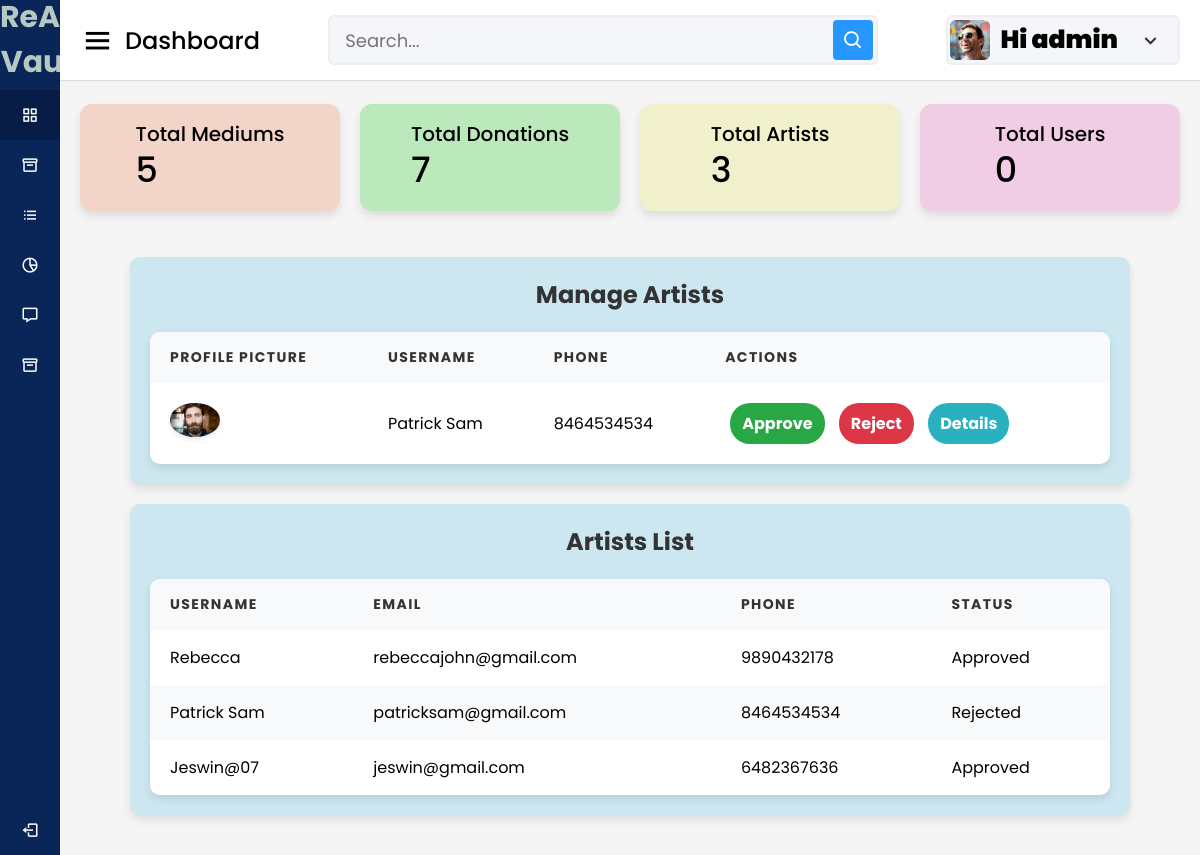
/adminclick/approve-artists/ (signed in), run on an earlier commit of the app's database.
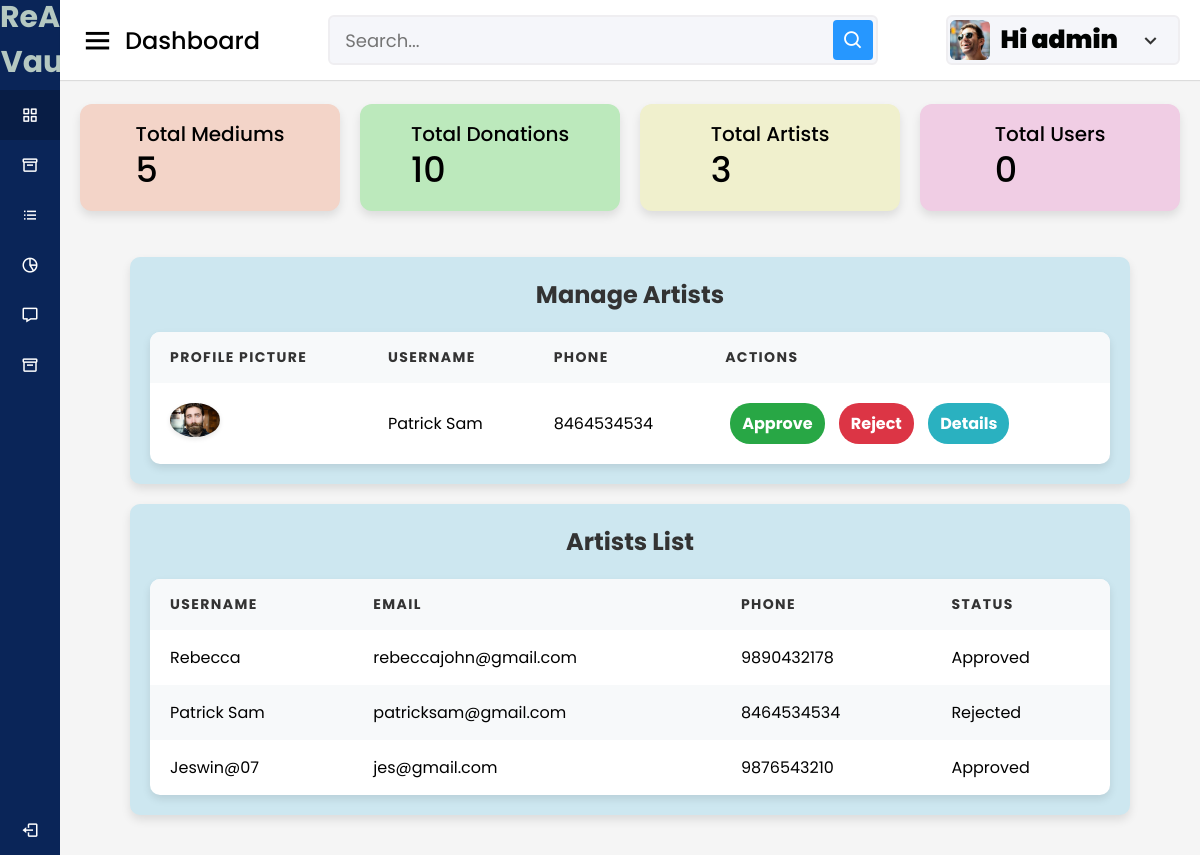
And on a later commit of the database.
### accounts/models.py (models this page shows, shortened)
class Artist(models.Model):
    user = models.OneToOneField(User, on_delete = models.CASCADE)
    phone = models.IntegerField(default=99999999)
    profile_pic = models.ImageField(upload_to= 'picture/artist', null=True,default='picture/artist/hi.jpg')
    is_approved = models.BooleanField(default=False)
    mediums = models.ManyToManyField(MediumOfWaste, blank=True)
    certificate=models.FileField(upload_to='certificates/',null= True, blank=True)

### adminclick/views.py (the view)
# urls.py: path('approve-artists/', views.approve_artists, name='approve_artists'),
@login_required
@never_cache
def approve_artists(request):
    adminclick= request.user.adminclick
    pending_artists = Artist.objects.filter(is_approved=False)
    artists = Artist.objects.all()
    total_medium_of_waste=MediumOfWaste.objects.count()
    total_donations=Donation.objects.count()
    total_artists=Artist.objects.count()
    context={
        'pending_artists': pending_artists,
        'artists': artists,
         'adminclick':adminclick,
            'total_medium_of_waste':total_medium_of_waste,
            'total_donations':total_donations,
            'total_artists':total_artists
    }
    return render(request, 'admin/approve_artists.html', context)

### cart/context_processors.py (called while the page is built, shortened)
def counter(request):
    cart_count=0
    if 'admin' in request.path:
        return{}
    return dict(cart_count=cart_count)

### category/context_processors.py (called while the page is built)
def menu_links(request):
    links = Category.objects.all()
    return dict(links=links)

### template/admin/approve_artists.html (shortened to what the changed rows need)
{% load static %}
<!DOCTYPE html>
<html lang="en" dir="ltr">
<head>
  <link rel="stylesheet" href="{% static 'assets/css/styles.css' %}">
  <link href='https://unpkg.com/boxicons@2.0.7/css/boxicons.min.css' rel='stylesheet'>
</head>
<body>
  <section class="home-section">
<body>
  <div class="home-content">
    <div class="overview-boxes">
      <div class="box" style="background-color:rgb(188, 233, 188);">
        <div class="right-side">
          <div class="box-topic">Total Donations</div>
          <div class="number">{{total_donations}}</div>
        </div>
      </div>
    </div>
          <div class="sales-boxes">
            <div class="recent-sales box" style="background-color: rgb(205, 231, 240); padding: 20px; border-radius: 10px; width:1000px;">
                <table class="artist-table">
                  <thead>
                    <tr>
                      <th>Profile Picture</th>
                      <th>Username</th>
                      <th>Phone</th>
                      <th>Actions</th>
                    </tr>
                  </thead>
                </table>
              </div>
              <!DOCTYPE html>
<html>
<head>
</head>
<body>
  <div class="sales-boxes">
    <div class="recent-sales box" style="background-color: rgb(205, 231, 240); padding: 20px; border-radius: 10px; width:1000px;">
        <table class="artist-table">
          <thead>
            <tr>
              <th>Username</th>
              <th>Email</th>
              <th>Phone</th>
              <th>Status</th>
            </tr>
          </thead>
          <tbody>
        <tbody>
            {% for artist in artists %}
            <tr>
                <td>{{ artist.user.username }}</td>
                <td>{{ artist.user.email }}</td>
                <td>{{ artist.phone }}</td>
                <td>
                    {% if artist.is_approved %}
                        Approved
                    {% elif artist.is_approved is False %}
                        Rejected
                    {% else %}
                        Pending
                    {% endif %}
                </td>
            </tr>
        {% endfor %}
        </tbody>
    </table>
</body>
</html>
  </body>
  </html>
</body>
</html>
</body>
</html>

What changed in the data, as far as the page shows it:
changed Artist "Jeswin@07": user.email "jeswin@gmail.com" → "jes@gmail.com"; phone "6482367636" → "9876543210"
Also different on the page:
{{ total_donations }}: "7" → "10"
